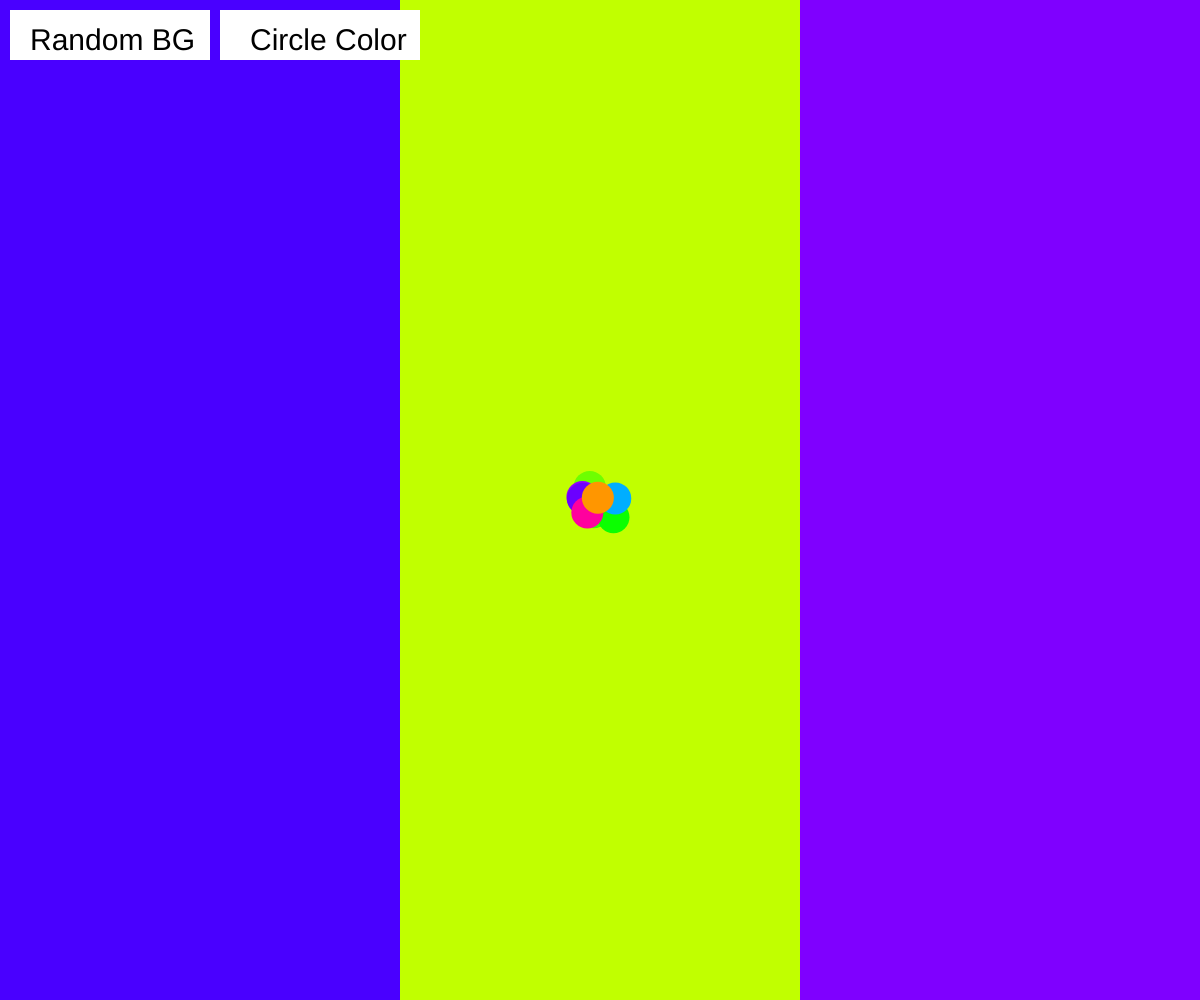
Frame 1 (no input)
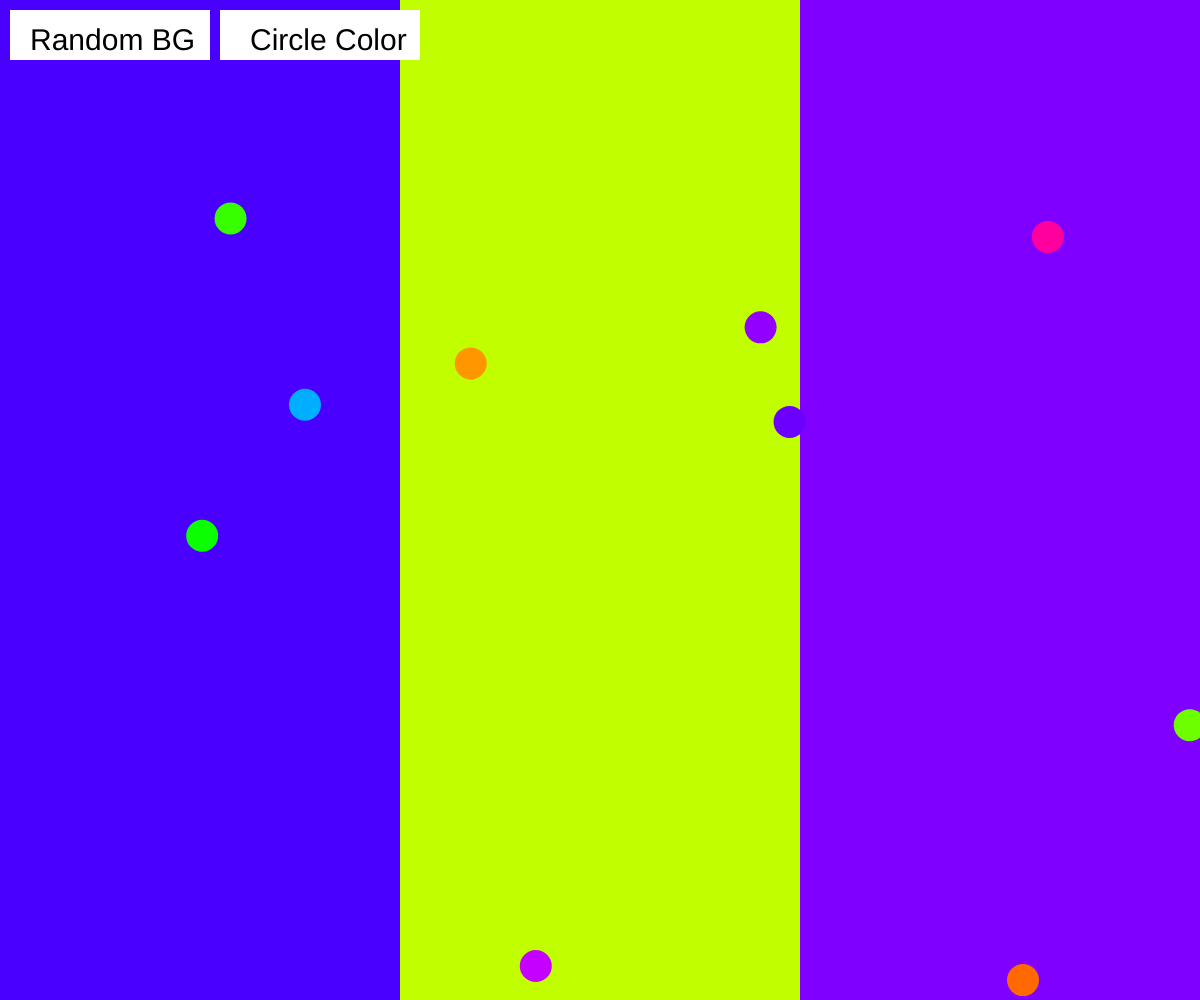
Frame 60 (no input)
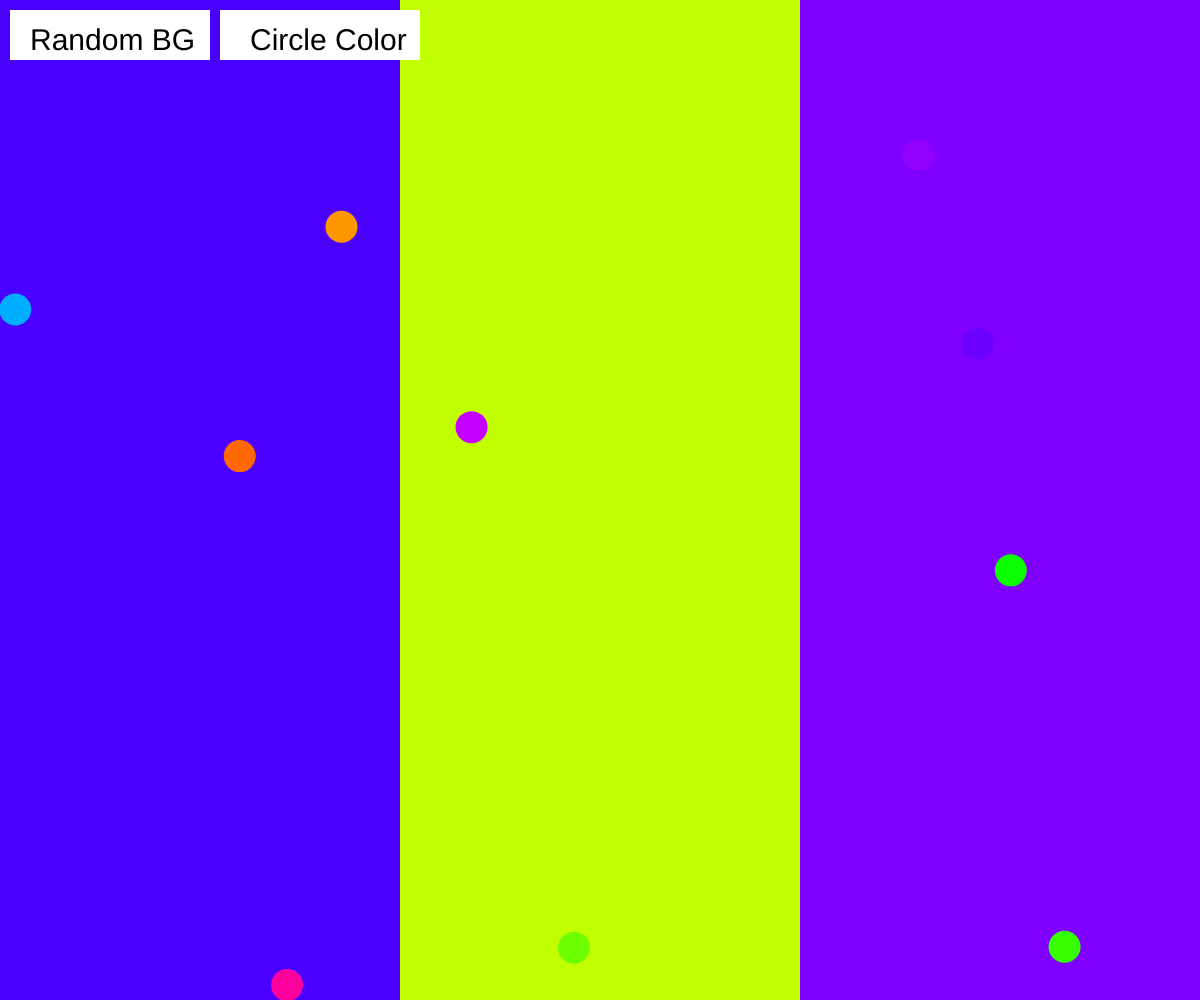
Frame 120 (the mouse pressed at the canvas centre since frame 60)

The p5.js sketch that drew these frames (run headless with seeded random() and noise() and a simulated clock; from frame 60 on, the mouse is pressed at the canvas centre):

// p5.js sketch
// ── sketch.js
var ball= [];
var bg, button1,button2;

function setup() {
  // put setup code here
  var cnv = createCanvas(windowWidth, windowHeight);
  cnv.position(0,0);
  bg= new backgrounds();
  loadBalls(10);
  button1= color(0,0,100);
button2 = color(0,0,100);
}

function draw() {
  // put drawing code here
  background(255,255,255);
  bg.run();
  if(mouseX <= 210 && mouseX>=10 && mouseY >=10 && mouseY<=60){
      button1 = color(0,0,30);
      fill(button1);
      if(mouseIsPressed){
        bg.color1=color(random(360),100,50);
        bg.color2=color(random(360),100,50);
        bg.color3=color(random(360),100,50);
      }
  }else{
    button1 = color(0,0,100);
    fill(button1);
  }
  rect(10,10,200,50)
  textSize(30);
  fill(0,0,0);
  text("Random BG", 30,50);
  if(mouseX <= 420 && mouseX>=220 && mouseY >=10 && mouseY<=60){
      button2 = color(0,0,30);
      fill(button2);
      if(mouseIsPressed){
        for(i=0;i<ball.length;i++){
          ball[i].col = color(random(360),255,100);
        }
      }
  }else{
    button2 = color(0,0,100);
    fill(button2);
  }
  rect(220,10,200,50)
  textSize(30);
  fill(0,0,0);
  text("Circle Color", 250,50);
  for(i=0;i<ball.length;i++){
      ball[i].run();
}



//text("My Website", windowWidth/2, 100)


}
function loadBalls(n){
  for(i=0;i<n;i++){
    ball[i]=new Ball();
  }
}

function changeColors(){

}

// ── background.js
function backgrounds(){
  colorMode(HSB,360,100,50);
  this.offsetX=0;
  this.offsetY=0;
  this.color1=color(random(360),100,50);
  this.color2=color(random(360),100,50);
  this.color3=color(random(360),100,50);

  this.run=function(){
    this.update();
    this.render();
  }

    this.update= function(){
    if (keyIsDown(68)){ //d
      this.offsetX+=5;
    }


    if (keyIsDown(65)){ //a
      this.offsetX-=5;
    }

    if (keyIsDown(87)){//w
      this.offsetY-=5;
    }
    if (keyIsDown(83)){//s
      this.offsetY+=5;
    }

    if(this.offsetX <= -width){
      this.offsetX = 0;
    }

    if(this.offsetX >= width){
      this.offsetX = 0;
    }

    if(this.offsetY >= 2*height){
      this.offsetY = -height;
    }

    if(this.offsetY <= -2*height){
      this.offsetY = height;
    }
  }

  this.render=function(){
    noStroke();
    //middle
    fill(this.color1);
    rect(this.offsetX,this.offsetY,windowWidth/3,windowHeight);
    fill(this.color2);
    rect(this.offsetX + width/3,this.offsetY,windowWidth/3,windowHeight);
    fill(this.color3);
    rect(this.offsetX + width * 2/3,this.offsetY,windowWidth/3,windowHeight);
    //top
    fill(this.color3);
    rect(this.offsetX,this.offsetY-height,windowWidth/3,windowHeight);
    fill(this.color1);
    rect(this.offsetX + width/3,this.offsetY-height,windowWidth/3,windowHeight);
    fill(this.color2);
    rect(this.offsetX + width * 2/3,this.offsetY-height,windowWidth/3,windowHeight);

    fill(this.color2);
    rect(this.offsetX,this.offsetY-2*height,windowWidth/3,windowHeight);
    fill(this.color3);
    rect(this.offsetX + width/3,this.offsetY-2*height,windowWidth/3,windowHeight);
    fill(this.color1);
    rect(this.offsetX + width * 2/3,this.offsetY-2*height,windowWidth/3,windowHeight);
    //bottom
    fill(this.color2);
    rect(this.offsetX,this.offsetY+height,windowWidth/3,windowHeight);
    fill(this.color3);
    rect(this.offsetX + width/3,this.offsetY+height,windowWidth/3,windowHeight);
    fill(this.color1);
    rect(this.offsetX + width * 2/3,this.offsetY+height,windowWidth/3,windowHeight);

    fill(this.color3);
    rect(this.offsetX,this.offsetY+2*height,windowWidth/3,windowHeight);
    fill(this.color1);
    rect(this.offsetX + width/3,this.offsetY+2*height,windowWidth/3,windowHeight);
    fill(this.color2);
    rect(this.offsetX + width * 2/3,this.offsetY+2*height,windowWidth/3,windowHeight);
//left side
    fill(this.color1);
    rect(this.offsetX- width,this.offsetY,windowWidth/3,windowHeight);
    fill(this.color2);
    rect(this.offsetX - width * 2/3,this.offsetY,windowWidth/3,windowHeight);
    fill(this.color3);
    rect(this.offsetX - width/3,this.offsetY,windowWidth/3,windowHeight);

    //top
    fill(this.color3);
    rect(this.offsetX- width,this.offsetY-height,windowWidth/3,windowHeight);
    fill(this.color1);
    rect(this.offsetX - width * 2/3,this.offsetY-height,windowWidth/3,windowHeight);
    fill(this.color2);
    rect(this.offsetX - width/3,this.offsetY-height,windowWidth/3,windowHeight);

    fill(this.color2);
    rect(this.offsetX- width,this.offsetY-2*height,windowWidth/3,windowHeight);
    fill(this.color3);
    rect(this.offsetX - width * 2/3,this.offsetY-2*height,windowWidth/3,windowHeight);
    fill(this.color1);
    rect(this.offsetX - width/3,this.offsetY-2*height,windowWidth/3,windowHeight);
    //bottom
    fill(this.color2);
    rect(this.offsetX- width,this.offsetY+height,windowWidth/3,windowHeight);
    fill(this.color3);
    rect(this.offsetX - width * 2/3,this.offsetY+height,windowWidth/3,windowHeight);
    fill(this.color1);
    rect(this.offsetX - width/3,this.offsetY+height,windowWidth/3,windowHeight);

    fill(this.color3);
    rect(this.offsetX- width,this.offsetY+2*height,windowWidth/3,windowHeight);
    fill(this.color1);
    rect(this.offsetX - width * 2/3,this.offsetY+2*height,windowWidth/3,windowHeight);
    fill(this.color2);
    rect(this.offsetX - width/3,this.offsetY+2*height,windowWidth/3,windowHeight);
//right
    fill(this.color1);
    rect(this.offsetX+ width,this.offsetY,windowWidth/3,windowHeight);
    fill(this.color2);
    rect(this.offsetX + width *4/3,this.offsetY,windowWidth/3,windowHeight);
    fill(this.color3);
    rect(this.offsetX + width * 5/3,this.offsetY,windowWidth/3,windowHeight);
    //top
    fill(this.color3);
    rect(this.offsetX+ width,this.offsetY-height,windowWidth/3,windowHeight);
    fill(this.color1);
    rect(this.offsetX + width * 4/3,this.offsetY-height,windowWidth/3,windowHeight);
    fill(this.color2);
    rect(this.offsetX + width * 5/3,this.offsetY-height,windowWidth/3,windowHeight);

    fill(this.color2);
    rect(this.offsetX+ width,this.offsetY-2*height,windowWidth/3,windowHeight);
    fill(this.color3);
    rect(this.offsetX + width * 4/3,this.offsetY-2*height,windowWidth/3,windowHeight);
    fill(this.color1);
    rect(this.offsetX + width * 5/3,this.offsetY-2*height,windowWidth/3,windowHeight);
    //bottom
    fill(this.color2);
    rect(this.offsetX+ width,this.offsetY+height,windowWidth/3,windowHeight);
    fill(this.color3);
    rect(this.offsetX + width * 4/3,this.offsetY+height,windowWidth/3,windowHeight);
    fill(this.color1);
    rect(this.offsetX + width * 5/3,this.offsetY+height,windowWidth/3,windowHeight);

    fill(this.color3);
    rect(this.offsetX+ width,this.offsetY+2*height,windowWidth/3,windowHeight);
    fill(this.color1);
    rect(this.offsetX + width * 4/3,this.offsetY+2*height,windowWidth/3,windowHeight);
    fill(this.color2);
    rect(this.offsetX +  width * 5/3,this.offsetY+2*height,windowWidth/3,windowHeight);

  }

}

// ── ball.js


/*
**  Ball Constructor Function
**  eettlin
**  Sept. 14, 2018
*/

function Ball(){
  this.loc = createVector(width/2,height/2);
  this.vel = createVector(random(-20,20),random(-20,20));
  this.acc = createVector(0,0);
   this.diam = 32;
   this.col = color(random(360),255,100);

  this.run = function(){
    this.checkEdges();
    this.update();
    this.render();
  }

  this.update = function(){
    this.loc = p5.Vector.add(this.loc,this.vel);
   }

   this.render = function(){
     noStroke();
     fill(this.col);
     ellipse(this.loc.x, this.loc.y, this.diam, this.diam);
   }

   this.checkEdges = function(){
      if(this.loc.x < 0) this.loc.x=width;
      if(this.loc.x > width) this.loc.x=0;
      if(this.loc.y < 0) this.loc.y = height;
      if(this.loc.y > height) this.loc.y = 0;
   }





}//  End of Ball constructor function
